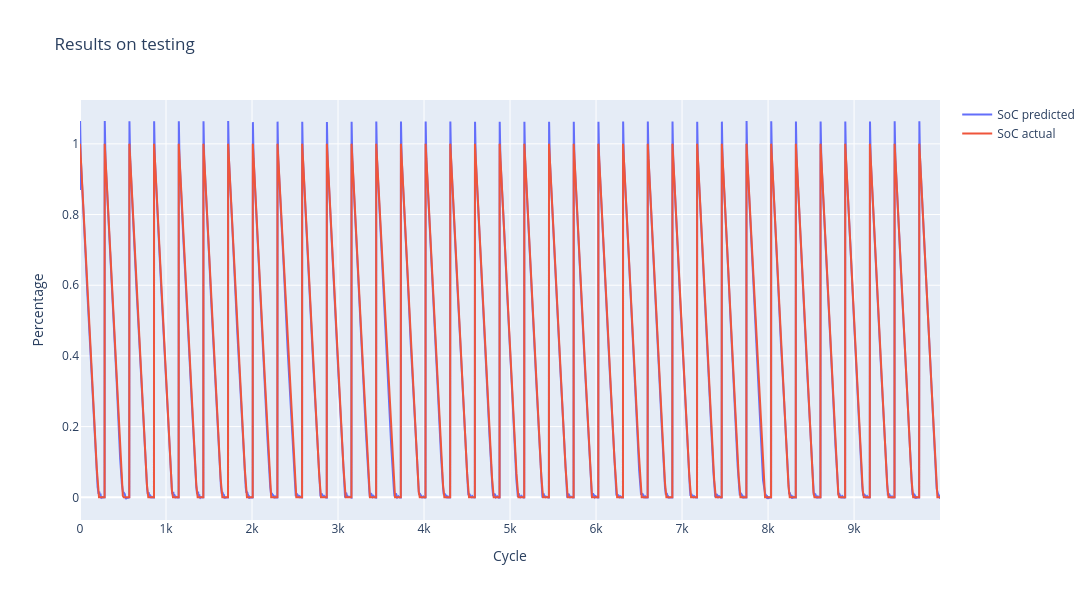

The notebook cell this image was saved under:
### Code cell
cycle_num = 0
steps_num = 10000
step_index = np.arange(cycle_num*steps_num, (cycle_num+1)*steps_num)

fig = go.Figure()
fig.add_trace(go.Scatter(x=step_index, y=test_predictions.flatten()[cycle_num*steps_num:(cycle_num+1)*steps_num],
                    mode='lines', name='SoC predicted'))
fig.add_trace(go.Scatter(x=step_index, y=test_y.flatten()[cycle_num*steps_num:(cycle_num+1)*steps_num],
                    mode='lines', name='SoC actual'))
fig.update_layout(title='Results on testing',
                  xaxis_title='Cycle',
                  yaxis_title='Percentage',
                  width=1400,
                  height=600)
fig.show()

### Figure 1 — Plotly figure (JSON) as saved in the notebook; plotly's stock layout.template omitted (floating-point values rounded to 4 significant figures; data arrays with more than 128 entries replaced by an {"elided": "..."} marker saying what was removed)
{"data": [{"mode": "lines", "name": "SoC predicted", "type": "scatter", "x": {"elided": "10000 int values"}, "y": {"elided": "10000 float values"}}, {"mode": "lines", "name": "SoC actual", "type": "scatter", "x": {"elided": "10000 int values"}, "y": {"elided": "10000 float values"}}], "layout": {"height": 600, "title": {"text": "Results on testing"}, "width": 1400, "xaxis": {"title": {"text": "Cycle"}}, "yaxis": {"title": {"text": "Percentage"}}}}
